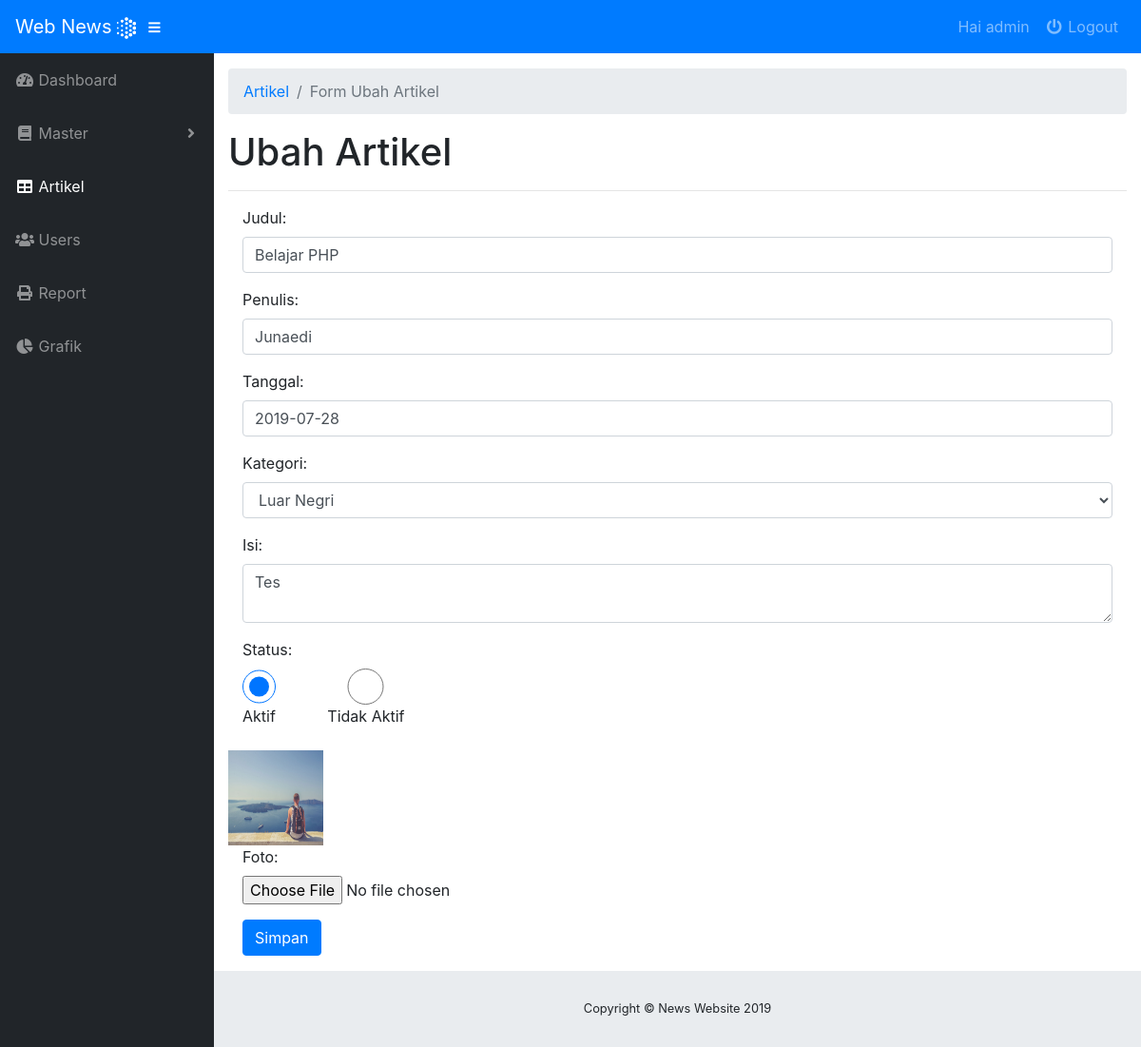
The page /index.php?page=artikel&aksi=ubah_artikel&id=87 (signed in) on the database its author committed.
### tables this page shows
CREATE TABLE `tbl_artikel` (
  `id_artikel` int(11) NOT NULL,
  `judul` varchar(100) NOT NULL,
  `penulis` varchar(100) NOT NULL,
  `tanggal` date NOT NULL,
  `kategori` varchar(50) NOT NULL,
  `isi` text NOT NULL,
  `status` varchar(15) NOT NULL,
  `foto` varchar(100) NOT NULL
);

### page/artikel/form_ubah_artikel.php (the view, shortened to what this page needs)
<div class="container-fluid">
       <ol class="breadcrumb">
         <li class="breadcrumb-item">
           <a href="index.html">Artikel</a>
         </li>
         <li class="breadcrumb-item active">Form Ubah Artikel</li>
       </ol>
       <h1>Ubah Artikel</h1>
       <hr>
   <?php
       $id   = $_GET['id'];
       $sql  = mysqli_query($db,"SELECT * FROM tbl_artikel WHERE id_artikel='$id'");
       $tampil = mysqli_fetch_assoc($sql);
    ?>
   <form class="form-horizontal" action="" method="POST" enctype="multipart/form-data">
       <div class="form-group">
         <label class="control-label col-sm-2">Judul:</label>
         <div class="col-sm-12">
           <input type="text" class="form-control" placeholder="Masukan Judul" name="judul" value="<?php echo $tampil['judul'] ?>">
         </div>
       </div>
       <div class="form-group">
         <label class="control-label col-sm-2">Penulis:</label>
         <div class="col-sm-12">
           <input type="text" class="form-control" name="penulis" value="<?php echo $tampil['penulis'] ?>">
         </div>
       </div>
       <div class="form-group">
         <label class="control-label col-sm-2">Tanggal:</label>
         <div class="col-sm-12">
             <input type="text" class="form-control" name="tanggal" value="<?php echo $tampil['tanggal'];?>">
         </div>
       </div>
       <div class="form-group">
         <label class="control-label col-sm-2">Kategori:</label>
         <div class="col-sm-12">
             <select name="kategori" class="form-control">
               <?php
                 $query_kategori = mysqli_query($db," SELECT * FROM tbl_master_kategori");
                 while($tampil_kategori = mysqli_fetch_array($query_kategori)){
                     $pilih = ($tampil_kategori['id_kategori'] == $tampil['kategori']? "selected":"");
                     echo "<option value='$tampil_kategori[id_kategori]' $pilih>$tampil_kategori[nama_kategori]</option>";
                 }
                ?>
             </select>
         </div>
       </div>
       <div class="form-group">
         <label class="control-label col-sm-2">Isi:</label>
         <div class="col-sm-12">
          <textarea name="isi" class="form-control"><?php echo $tampil['isi'] ?></textarea>
         </div>
       </div>
       <div class="form-group">
         <label class="control-label col-sm-2">Status:</label>
         <div class="col-sm-12">
          <div class="radio">
             <label style="margin-right:50px" ><input  type="radio" name="status" class="form-control" value="aktif" checked>Aktif</label>
             <label><input type="radio" name="status" class="form-control" value="tidak_aktif">Tidak Aktif</label>
         </div>
         </div>
       </div>
       <img src="img/artikel/<?php echo $tampil['foto']?>" height="100px" width="100px">
       <div class="form-group">
         <label class="control-label col-sm-2">Foto:</label>
         <div class="col-sm-12">
          <input type="file" name="foto">
         </div>
       </div>
       <div class="form-group">
         <div class="col-sm-offset-2 col-sm-10">
           <input type="submit" class="btn btn-primary" name="simpan" value="Simpan">
         </div>
       </div>
 </form>
     </div>

### rows shown on the page
tbl_artikel: judul "Belajar PHP", penulis "Junaedi", tanggal "2019-07-28", isi "Tes", foto (picture)

### other values the page prints
$_SESSION['username'] "admin"
form field kategori "Luar Negri"
